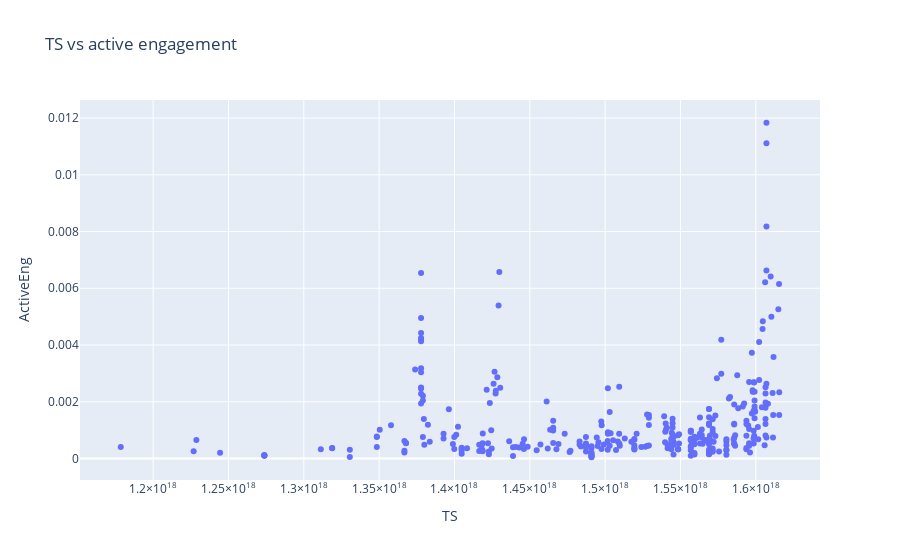

Source (notebook cell):
### Code cell
px.scatter(tracks_foll, "TS", "ActiveEng", title="TS vs active engagement")

### Figure 1 — Plotly figure (JSON) as saved in the notebook; plotly's stock layout.template omitted (floating-point values rounded to 4 significant figures; data arrays with more than 128 entries replaced by an {"elided": "..."} marker saying what was removed)
{"data": [{"hovertemplate": "TS=%{x}<br>ActiveEng=%{y}<extra></extra>", "legendgroup": "", "marker": {"color": "#636efa", "symbol": "circle"}, "mode": "markers", "name": "", "orientation": "v", "showlegend": false, "type": "scatter", "x": {"elided": "329 int values"}, "xaxis": "x", "y": {"elided": "329 float values"}, "yaxis": "y"}], "layout": {"legend": {"tracegroupgap": 0}, "title": {"text": "TS vs active engagement"}, "xaxis": {"anchor": "y", "domain": [0, 1], "title": {"text": "TS"}}, "yaxis": {"anchor": "x", "domain": [0, 1], "title": {"text": "ActiveEng"}}}}
